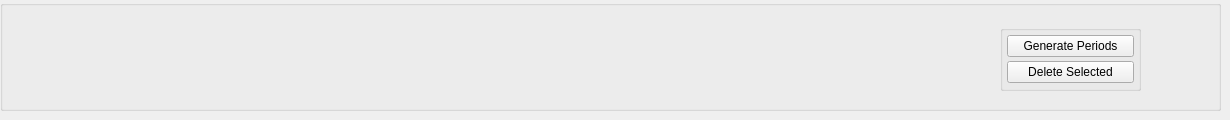
             <widget class="QWidget" name="automate">
              <attribute name="title">
               <string>Generate Periods</string>
              </attribute>
              <widget class="QGroupBox" name="groupBox_23">
               <property name="geometry">
                <rect>
                 <x>0</x>
                 <y>0</y>
                 <width>1221</width>
                 <height>111</height>
                </rect>
               </property>
               <property name="toolTip">
                <string>&lt;html&gt;&lt;head/&gt;&lt;body&gt;&lt;p&gt;Governs the generation of School Class Periods for each school class arm.&lt;/p&gt;&lt;p&gt;Typically, the normal (academic periods) are defined first.&lt;/p&gt;&lt;p&gt;The special class periods are the generated and inserted into the list of the generated normal class periods.&lt;/p&gt;&lt;/body&gt;&lt;/html&gt;</string>
               </property>
               <property name="title">
                <string/>
               </property>
               <property name="alignment">
                <set>Qt::AlignCenter</set>
               </property>
               <widget class="QGroupBox" name="groupBox_29">
                <property name="geometry">
                 <rect>
                  <x>1000</x>
                  <y>25</y>
                  <width>141</width>
                  <height>66</height>
                 </rect>
                </property>
                <property name="title">
                 <string/>
                </property>
                <layout class="QVBoxLayout" name="verticalLayout_33">
                 <property name="spacing">
                  <number>4</number>
                 </property>
                 <property name="leftMargin">
                  <number>4</number>
                 </property>
                 <property name="topMargin">
                  <number>4</number>
                 </property>
                 <property name="rightMargin">
                  <number>4</number>
                 </property>
                 <property name="bottomMargin">
                  <number>4</number>
                 </property>
                 <item>
                  <widget class="QPushButton" name="pushButton_39">
                   <property name="text">
                    <string>Generate Periods</string>
                   </property>
                  </widget>
                 </item>
                 <item>
                  <widget class="QPushButton" name="pushButton_33">
                   <property name="toolTip">
                    <string>&lt;html&gt;&lt;head/&gt;&lt;body&gt;&lt;p&gt;Delete selected items&lt;/p&gt;&lt;/body&gt;&lt;/html&gt;</string>
                   </property>
                   <property name="text">
                    <string>Delete Selected</string>
                   </property>
                  </widget>
                 </item>
                </layout>
               </widget>
              </widget>
             </widget>
